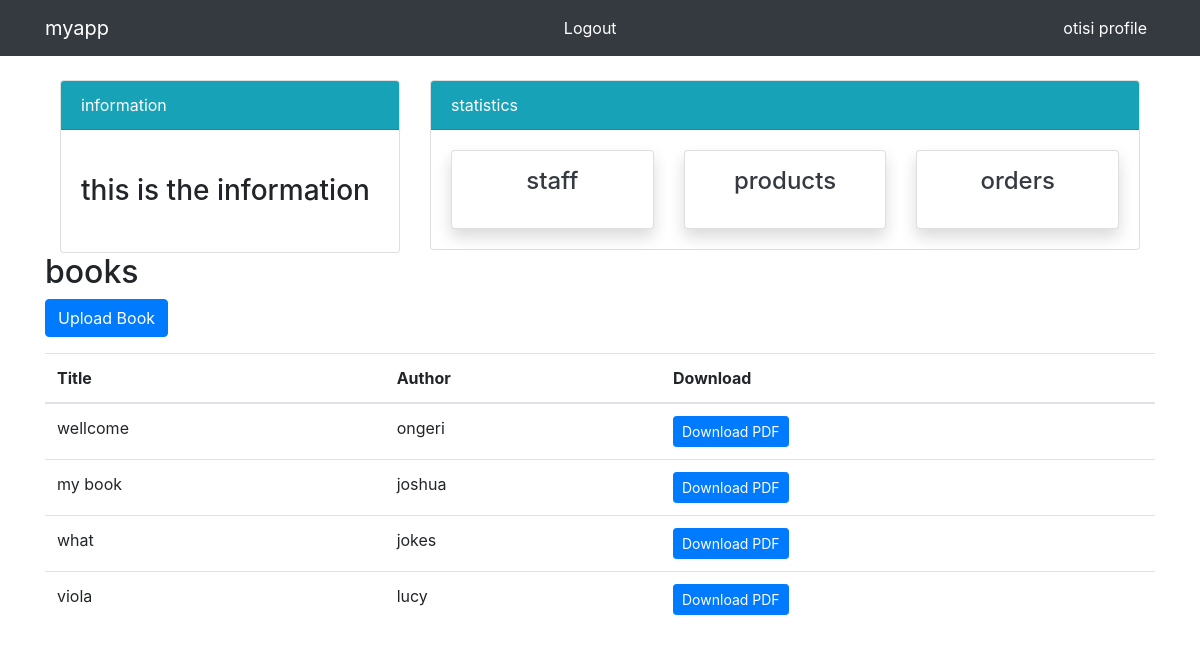
/book/ (signed in), run on the app's committed database.
### dashboard/models.py (models this page shows, shortened)
class Book(models.Model):
    title = models.CharField(max_length=100)
    author = models.CharField(max_length=100)
    pdf = models.FileField(upload_to='books/pdfs')
    cover = models.ImageField(upload_to='books/covers/', blank=True, null=True)

### dashboard/views.py (the view)
# urls.py: path('book/', views.book_list, name='book-list'),
def book_list(request):
    books = Book.objects.all()
    return render(request, 'dashboard/book_list.html', {'books': books})

### dashboard/templates/dashboard/book_list.html (shortened to what this page needs)
{% extends 'dashboard/base.html' %}
{% load crispy_forms_tags %}
{% block content %}
{% include 'dashboard/basee.html' %}
<h2>books</h2>
<p>
    <a class="btn btn-primary" href="{% url 'upload-book' %}">Upload Book</a>
</p>
<table class="table">
   <thead>
   <tr>
       <th>Title</th>
       <th>Author</th>
       <th>Download</th>
   </tr>
   </thead>
    <tbody>
    {% for book in books %}
    <tr>
        <td>{{ book.title }}</td>
        <td>{{ book.author }}</td>
        <td><a class="btn btn-primary btn-sm" target="_blank" href="{{ book.pdf.url }}">Download PDF</a> </td>
    </tr>
    {% endfor %}
    </tbody>
</table>
{% endblock %}

### dashboard/templates/dashboard/nav.html (shortened to what this page needs)
  <nav class="navbar navbar-expand-lg navbar-light bg-dark">
    {% if user.is_authenticated  %}
    <div class="container">
      <a class="navbar-brand text-white" href=""> myapp</a>
      <div class="collapse navbar-collapse" id="navbarSupported">
      <ul class="navbar-nav ml-auto">
        <li class="nav-item">
          <a class="nav-link text-white" href="{% url 'user-logout' %}">Logout</a>
        </li>
      </ul>
    </div>
      <div class="collapse navbar-collapse" id="navbarSupported">
      <ul class="navbar-nav ml-auto">
        <li class="nav-item">
          <a class="nav-link text-white" href="{% url 'use-profile' %}">{{ user.username }} profile
          <span class="sr-only">(current)</span></a>
      {% endif %}
    </div>
    </div>
  </nav>

### data on the page
Book: title "wellcome", author "ongeri"
Book: title "my book", author "joshua"
Book: title "what", author "jokes"
Book: title "viola", author "lucy"

### other printed values
{{ user.username }} "otisi"
